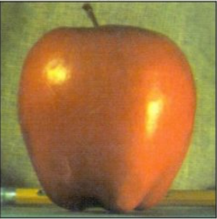
#> input picture images/apple.png, 217 x 219 px, shrunk from 265 x 267 before the run, given in place of letter_j.png, which was not available
$ python morphological_transformations.py
#> lines starting #> are read from the running program, lines starting #| are printed output that depends on the picture; pictures that were not available may be replaced by others from this repository, and a replacement may not be noted
"""
-To learn different morphological operations like Erosion, Dilation, Opening, Closing etc.
-To see different functions like : cv.erode(), cv.dilate(), cv.morphologyEx() etc.
"""

import cv2 as cv
import numpy as np


def display_image(title, img) -> None:
    cv.imshow(title, img)
    cv.waitKey(0)
    cv.destroyAllWindows()


def get_image(path):
#> called with path = 'images/letter_j.png'
    img = cv.imread(path, cv.IMREAD_GRAYSCALE)
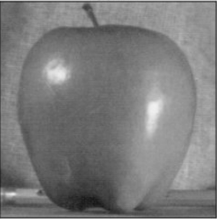
#> img: shape (219, 217); min 22, max 240, mean 123.2
    assert img is not None, "File couldn't be read, check with os.path.exist()"
    return img


def do_colored_erosion() -> None:
    img = cv.imread("images/colored_noisy.png")
    gray = cv.cvtColor(img, cv.COLOR_BGR2GRAY)
    kernel = np.ones((10, 10), np.uint8)

    eroded_img = cv.erode(gray, kernel, iterations=1)
    # Opening will return the same image will noise removed
    # eroded_img = cv.morphologyEx(gray, cv.MORPH_OPEN, kernel, iterations=1)
    _, mask = cv.threshold(eroded_img, 1, 255, cv.THRESH_BINARY)
    img_color_part = cv.bitwise_and(img, img, mask=mask)

    display_image("erode", eroded_img)
    display_image("Mask", mask)
    display_image("Colored Part", img_color_part)


def main() -> None:
    img = get_image("images/letter_j.png")
    kernel = np.ones((5, 5), np.uint8)

    # EROSION
    erosion = cv.erode(img, kernel, iterations=1)
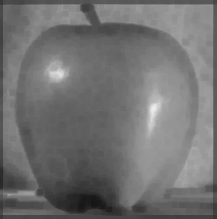
#> erosion: shape (219, 217); min 22, max 236, mean 112.9
    display_image("Erosion", erosion)

    # DILATION
    dilation = cv.dilate(img, kernel, iterations=1)
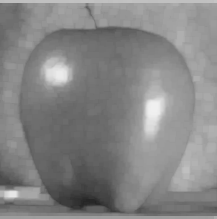
#> dilation: shape (219, 217); min 35, max 240, mean 133.2
    display_image("Dilation", dilation)

    # OPENING
    noisy_img1 = get_image("images/outer_noisy_j.png")
#> call 2 of get_image, with path = 'images/outer_noisy_j.png'
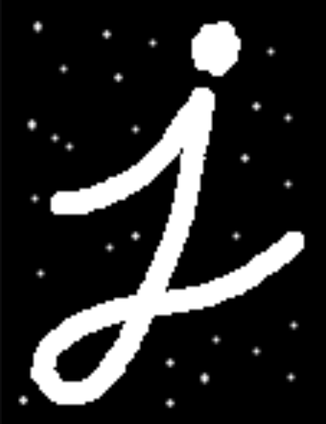
#> input picture images/outer_noisy_j.png, 326 x 424 px, shrunk from 398 x 517 before the run
    # a bit larger images made me increase the kernel size to show the effect of noise reduction
    noisy_kernel = np.ones((15, 15), np.uint8)

    opening = cv.morphologyEx(noisy_img1, cv.MORPH_OPEN, noisy_kernel)
    display_image("Noisy image", noisy_img1)
    display_image("Opening", opening)

    # CLOSING
    noisy_img2 = get_image("images/inner_noisy_j.png")
#> call 3 of get_image, with path = 'images/inner_noisy_j.png'
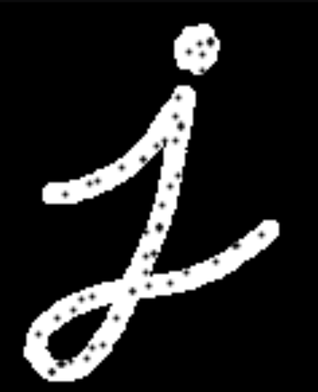
#> input picture images/inner_noisy_j.png, 318 x 392 px, shrunk from 388 x 478 before the run
    closing = cv.morphologyEx(noisy_img2, cv.MORPH_CLOSE, noisy_kernel)
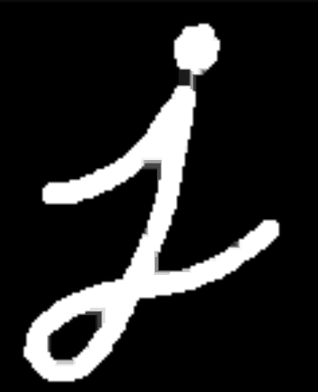
#> closing: shape (392, 318); min 0, max 255, mean 39
    display_image("Noisy image", noisy_img2)
    display_image("Closing", closing)

    # MORPHOLOGICAL GRADIENT
    # difference between dilation and erosion of an image
    gradient = cv.morphologyEx(img, cv.MORPH_GRADIENT, kernel)
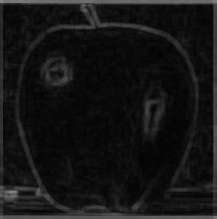
#> gradient: shape (219, 217); min 2, max 133, mean 20.3
    display_image("Gradient", gradient)

    # TOP HAT
    # difference between input image and opening of the image
    kernel = np.ones((9, 9), np.uint8)  # to demonstrate use-case
    tophat = cv.morphologyEx(img, cv.MORPH_TOPHAT, kernel)
    display_image("Top Hat", tophat)

    # BLACK HAT
    # difference between input image and closing of the image
    blackhat = cv.morphologyEx(img, cv.MORPH_BLACKHAT, kernel)
    display_image("Top Hat", blackhat)

    do_colored_erosion()


if __name__ == "__main__":
    main()
